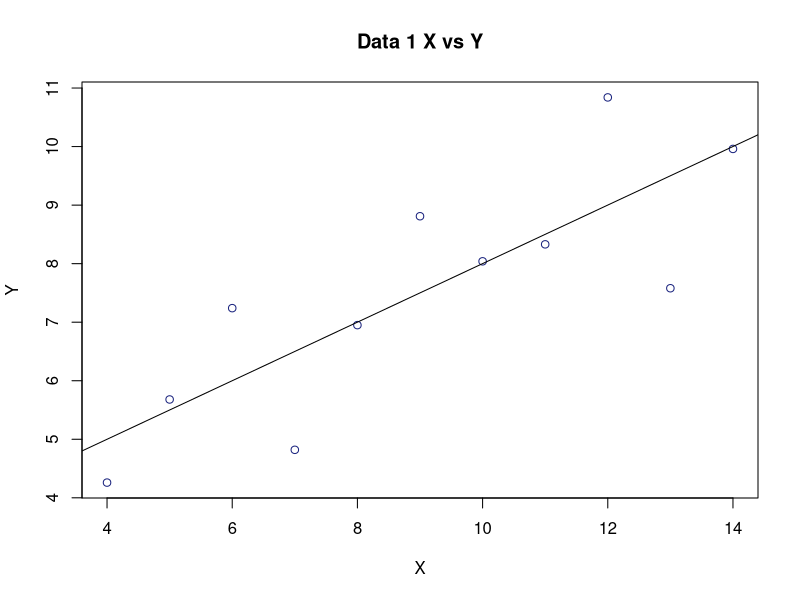
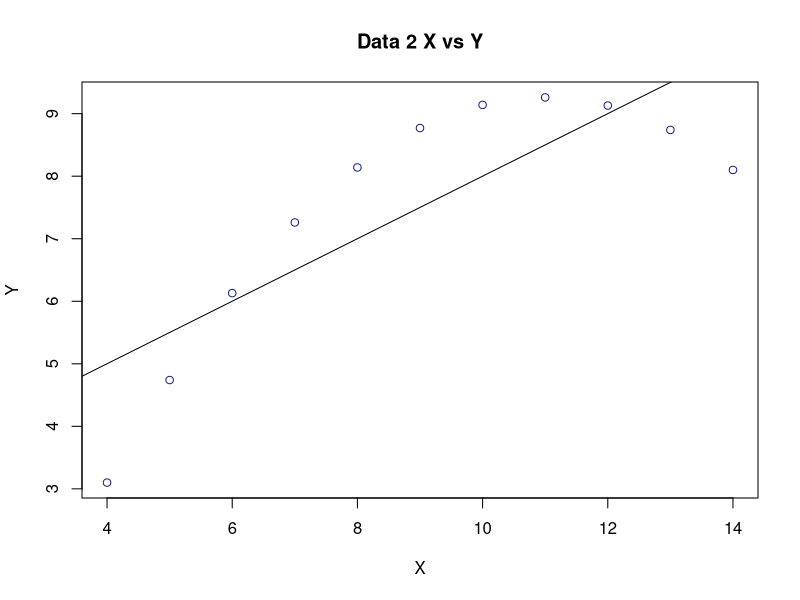
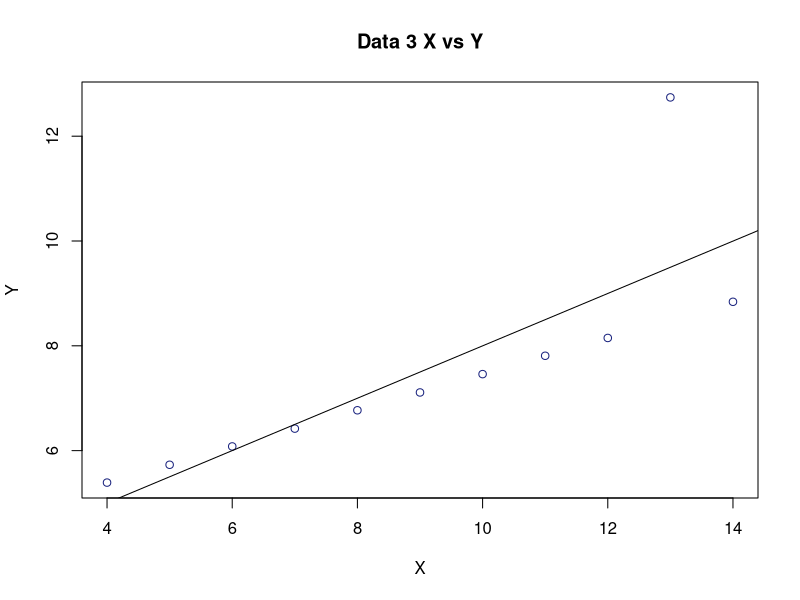
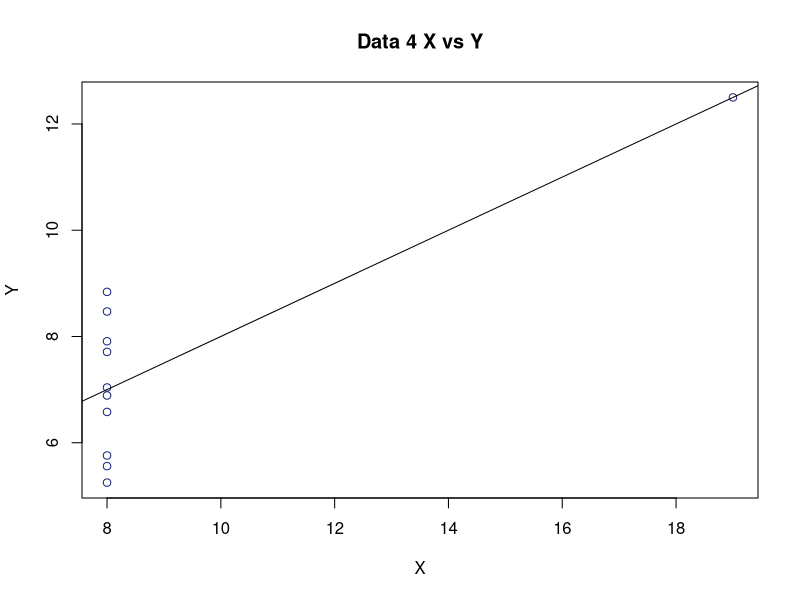
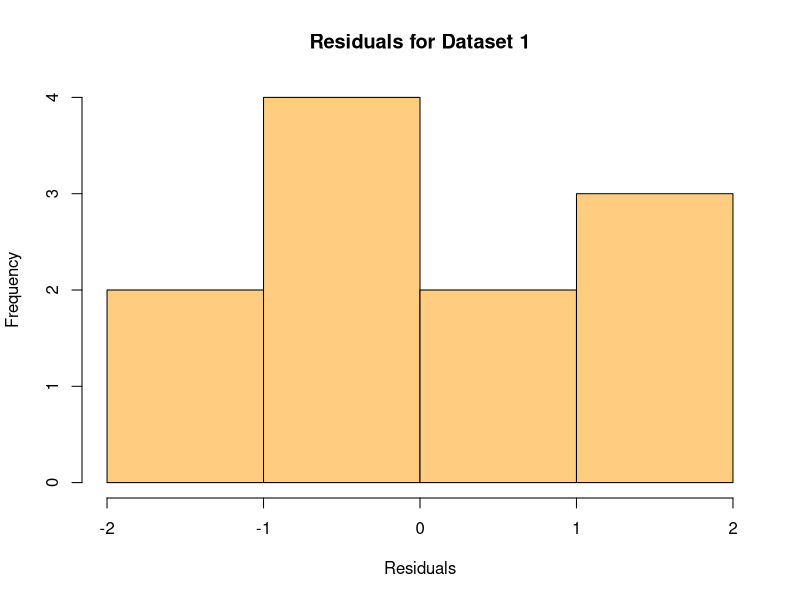
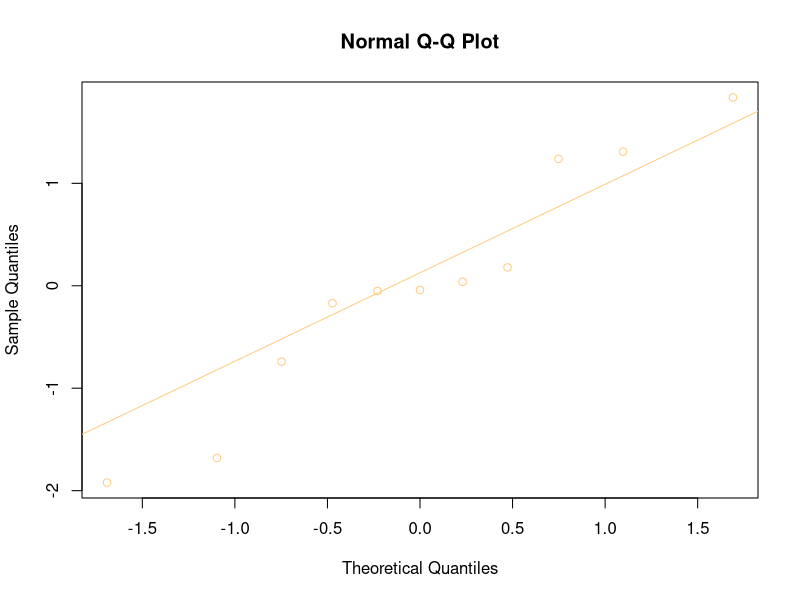
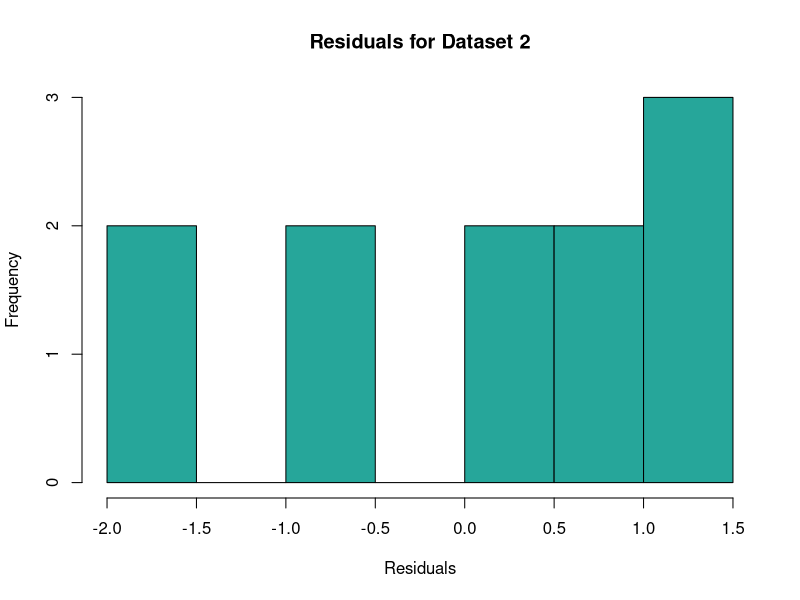
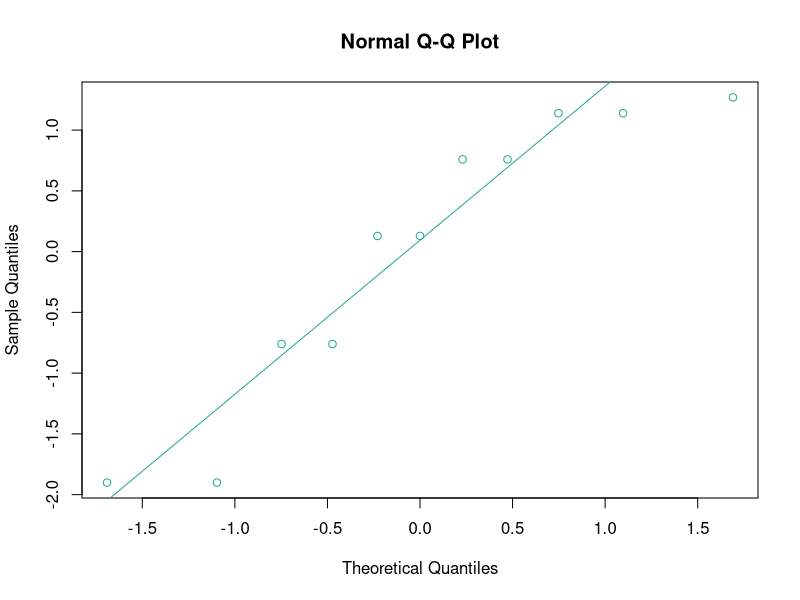

These charts were generated, in order, by the following R code:
## ---- chunk 1
options(digits=2)
data1 <- data.frame(x=c(10,8,13,9,11,14,6,4,12,7,5),
y=c(8.04,6.95,7.58,8.81,8.33,9.96,7.24,4.26,10.84,4.82,5.68))

data2 <- data.frame(x=c(10,8,13,9,11,14,6,4,12,7,5),
y=c(9.14,8.14,8.74,8.77,9.26,8.1,6.13,3.1,9.13,7.26,4.74))

data3 <- data.frame(x=c(10,8,13,9,11,14,6,4,12,7,5),
y=c(7.46,6.77,12.74,7.11,7.81,8.84,6.08,5.39,8.15,6.42,5.73))

data4 <- data.frame(x=c(8,8,8,8,8,8,8,19,8,8,8),
y=c(6.58,5.76,7.71,8.84,8.47,7.04,5.25,12.5,5.56,7.91,6.89))
## ---- chunk 2
mean(data1$x)
mean(data1$y)
mean(data2$x)
mean(data2$y)
mean(data3$x)
mean(data3$y)
mean(data4$x)
mean(data4$y)
## ---- chunk 3
median(data1$x)
median(data1$y)
median(data2$x)
median(data2$y)
median(data3$x)
median(data3$y)
median(data4$x)
median(data4$y)
## ---- chunk 4
x <- data1$x
n <- length(x)
sd1x <- sd(x)
sd1x

#Alternate method of calculation

sd1xm <- sqrt(sum((x - mean(x))^2) / (n - 1))
sd1xm

y <- data1$y
sd1y <- sd(y)
sd1y
## ---- chunk 5
x <- data2$x
sd2x <- sd(x)
sd2x

y <- data2$y
sd2y <- sd(y)
sd2y
## ---- chunk 6
x <- data3$x
sd3x <- sd(x)
sd3x

y <- data3$y
sd3y <- sd(y)
sd3y

## ---- chunk 7
x <- data4$x
n <-length(x)
sd4x <- sd(x)
sd4x

y <- data4$y
sd4y <- sd(y)
sd4y
## ---- chunk 8
cor(data1$x, data1$y)
cor(data2$x, data2$y)
cor(data3$x, data3$y)
cor(data4$x, data4$y)
## ---- chunk 9
m1<- lm(y  ~ x, data = data1)
m2<- lm(y  ~ x, data = data2)
m3<- lm(y  ~ x, data = data3)
m4<- lm(y  ~ x, data = data4)

summary(m1)
summary(m2)
summary(m3)
summary(m4)
## ---- chunk 10

m1<- lm(y  ~ x, data = data1)
plot(data1$y ~ data1$x , col="#1a237e", main="Data 1 X vs Y", xlab="X", ylab="Y")
abline(m1)

m2<- lm(y  ~ x, data = data2)
plot(data2$y ~ data2$x , col="#1a237e", main="Data 2 X vs Y", xlab="X", ylab="Y")
abline(m2)

m3<- lm(y  ~ x, data = data3)
plot(data3$y ~ data3$x , col="#1a237e", main="Data 3 X vs Y", xlab="X", ylab="Y")
abline(m3)

m4<- lm(y  ~ x, data = data4)
plot(data4$y ~ data4$x , col="#1a237e", main="Data 4 X vs Y", xlab="X", ylab="Y")
abline(m4)
## ---- chunk 11
hist(m1$residuals, main="Residuals for Dataset 1", xlab="Residuals" , col="#ffcc80")

qqnorm(m1$residuals, col="#ffcc80")
qqline(m1$residuals, col="#ffcc80")

hist(m2$residuals, main="Residuals for Dataset 2", xlab="Residuals" , col="#26a69a")

qqnorm(m2$residuals, col="#26a69a")
qqline(m2$residuals, col="#26a69a")

hist(m3$residuals, main="Residuals for Dataset 3", xlab="Residuals" , col="#81c784")

qqnorm(m3$residuals, col="green")
qqline(m3$residuals, col="#81c784")

hist(m4$residuals, main="Residuals for Dataset 4", xlab="Residuals" , col="#1e88e5")

qqnorm(m4$residuals, col="green")
qqline(m4$residuals, col="#1e88e5")
